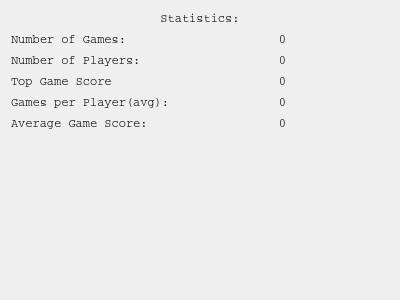
<?xml version="1.0" encoding="UTF-8"?>
<ui version="4.0">
 <class>StatisticsWindow</class>
 <widget class="QWidget" name="StatisticsWindow">
  <property name="geometry">
   <rect>
    <x>0</x>
    <y>0</y>
    <width>400</width>
    <height>300</height>
   </rect>
  </property>
  <property name="font">
   <font>
    <family>Courier</family>
   </font>
  </property>
  <property name="windowTitle">
   <string>Form</string>
  </property>
  <layout class="QFormLayout" name="formLayout">
   <item row="1" column="0">
    <widget class="QLabel" name="label_7">
     <property name="text">
      <string>Number of Games:</string>
     </property>
    </widget>
   </item>
   <item row="1" column="1">
    <widget class="QLabel" name="label_01">
     <property name="text">
      <string>0</string>
     </property>
     <property name="alignment">
      <set>Qt::AlignCenter</set>
     </property>
    </widget>
   </item>
   <item row="2" column="0">
    <widget class="QLabel" name="label_9">
     <property name="text">
      <string>Number of Players:</string>
     </property>
    </widget>
   </item>
   <item row="2" column="1">
    <widget class="QLabel" name="label_02">
     <property name="text">
      <string>0</string>
     </property>
     <property name="alignment">
      <set>Qt::AlignCenter</set>
     </property>
    </widget>
   </item>
   <item row="3" column="0">
    <widget class="QLabel" name="label_8">
     <property name="text">
      <string>Top Game Score</string>
     </property>
    </widget>
   </item>
   <item row="3" column="1">
    <widget class="QLabel" name="label_03">
     <property name="text">
      <string>0</string>
     </property>
     <property name="alignment">
      <set>Qt::AlignCenter</set>
     </property>
    </widget>
   </item>
   <item row="4" column="0">
    <widget class="QLabel" name="label_10">
     <property name="text">
      <string>Games per Player(avg):</string>
     </property>
    </widget>
   </item>
   <item row="4" column="1">
    <widget class="QLabel" name="label_04">
     <property name="text">
      <string>0</string>
     </property>
     <property name="alignment">
      <set>Qt::AlignCenter</set>
     </property>
    </widget>
   </item>
   <item row="5" column="0">
    <widget class="QLabel" name="label_11">
     <property name="text">
      <string>Average Game Score:</string>
     </property>
    </widget>
   </item>
   <item row="5" column="1">
    <widget class="QLabel" name="label_05">
     <property name="text">
      <string>0</string>
     </property>
     <property name="alignment">
      <set>Qt::AlignCenter</set>
     </property>
    </widget>
   </item>
   <item row="0" column="0" colspan="2">
    <widget class="QLabel" name="label">
     <property name="text">
      <string>Statistics:</string>
     </property>
     <property name="alignment">
      <set>Qt::AlignCenter</set>
     </property>
    </widget>
   </item>
  </layout>
 </widget>
 <resources/>
 <connections/>
</ui>
